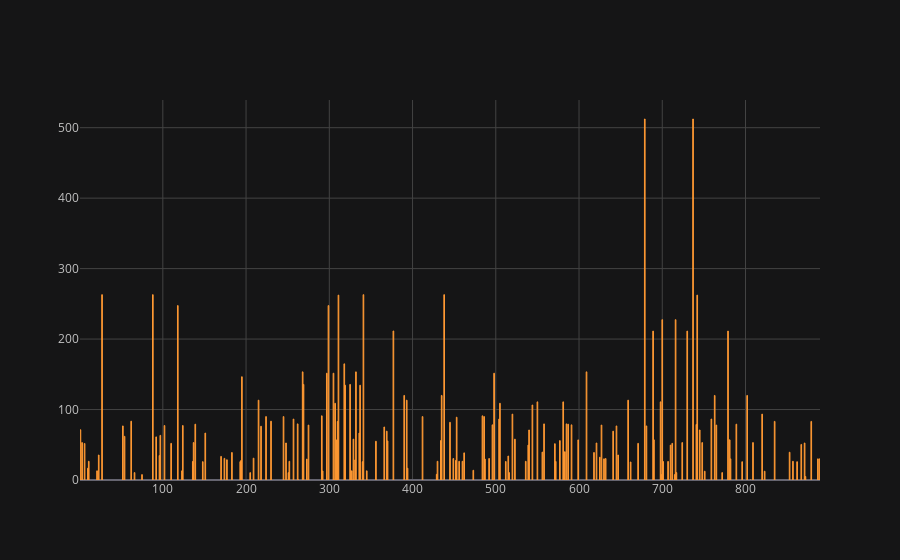

Here is the notebook cell this chart was saved with:
### Code cell
titanic['fare'].iplot(kind='bar')

### Figure 1 — Plotly figure (JSON) as saved in the notebook; plotly's stock layout.template omitted (floating-point values rounded to 4 significant figures; data arrays with more than 128 entries replaced by an {"elided": "..."} marker saying what was removed)
{"data": [{"marker": {"color": "rgba(255, 153, 51, 0.6)", "line": {"color": "rgba(255, 153, 51, 1.0)", "width": 1}}, "name": "fare", "orientation": "v", "text": "", "type": "bar", "x": {"elided": "182 int values"}, "y": {"elided": "182 float values"}}], "layout": {"legend": {"bgcolor": "#151516", "font": {"color": "#D9D9D9"}}, "paper_bgcolor": "#151516", "plot_bgcolor": "#151516", "title": {"font": {"color": "#D9D9D9"}}, "xaxis": {"gridcolor": "#434343", "showgrid": true, "tickfont": {"color": "#C2C2C2"}, "title": {"font": {"color": "#D9D9D9"}, "text": ""}, "zerolinecolor": "#666570"}, "yaxis": {"gridcolor": "#434343", "showgrid": true, "tickfont": {"color": "#C2C2C2"}, "title": {"font": {"color": "#D9D9D9"}, "text": ""}, "zerolinecolor": "#666570"}}}
